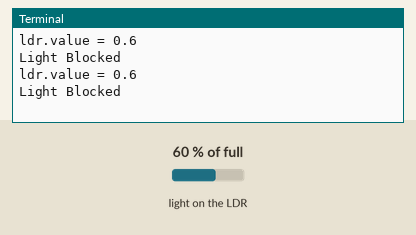
This program was run on a simulated Raspberry Pi (BCM pin numbers). Shown: the last lines printed to the terminal. Inputs (shaded band) come from the test bench; at power-on: light on the LDR 60 % of full.

Above: at 2.2 s.
2.3 s: light on the LDR set to 98 % of full
At 3.8 s:
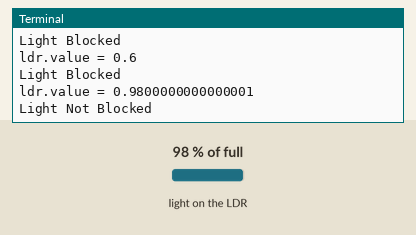
5.3 s: light on the LDR set to 2 % of full
At 6.8 s:
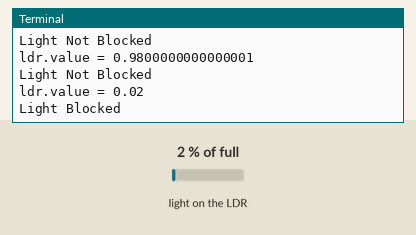
Timing chart, 0 to 8.3 s (numbered marks = the images above; inputs shaded):
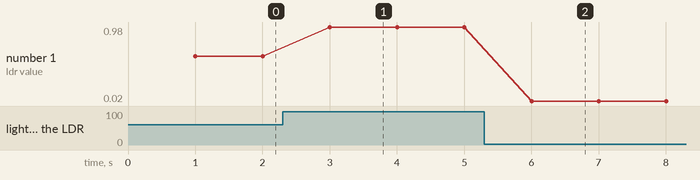

The program:

ldr_buzzer_sms.py
```python
#ldr_buzzer_sms.py
from gpiozero import LightSensor,PWMOutputDevice
from time import sleep

def main():
    try:
        ldr_pin = 4 # GPIO 4
        ldr = LightSensor(ldr_pin)
        sleep(1)
        while True:
            print("ldr.value = " + str(ldr.value))
            if ldr.value < 0.9:
                print("Light Blocked")
            else:
                print("Light Not Blocked")
            sleep(1)
    except KeyboardInterrupt:
        print("Exiting...")
    finally:
        ldr.close()
main()
```

Measured:
- after the input at 2.3 s, the terminal: prints a new line after 0.70 s (image 1)
- after the input at 5.3 s, the terminal: prints a new line after 0.70 s (image 2)
- plotted number 1: 0.6 → 0.98 after the input at 2.3 s, 0.98 → 0.02 after the input at 5.3 s
